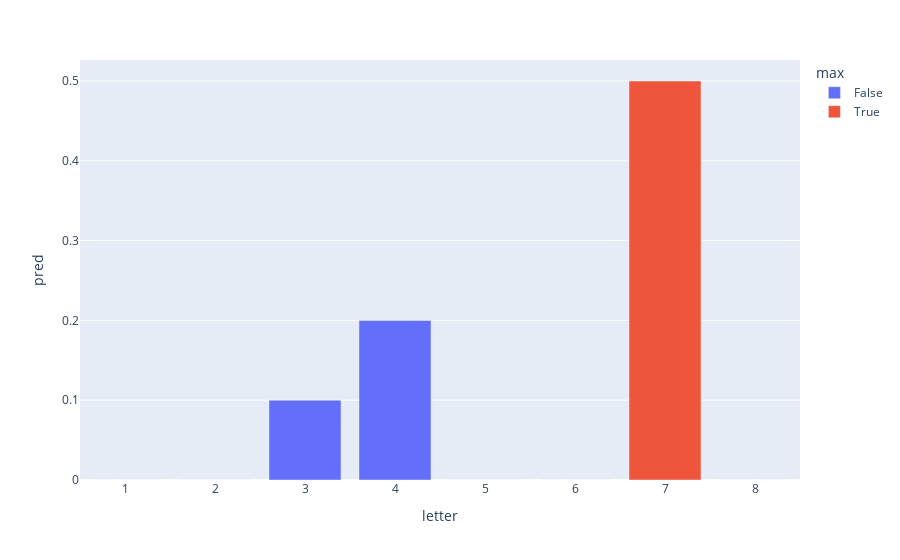

Write notebook code for a chart like this one.
### Code cell
fig

### Figure 1 — Plotly figure (JSON) as saved in the notebook; plotly's stock layout.template omitted (floating-point values rounded to 4 significant figures)
{"data": [{"alignmentgroup": "True", "hovertemplate": "max=False<br>letter=%{x}<br>pred=%{y}<extra></extra>", "legendgroup": "False", "marker": {"color": "#636efa"}, "name": "False", "offsetgroup": "False", "orientation": "v", "showlegend": true, "textposition": "auto", "type": "bar", "x": [1, 2, 3, 8, 5, 6, 4], "xaxis": "x", "y": [0, 0, 0.1, 0, 0, 0, 0.2], "yaxis": "y"}, {"alignmentgroup": "True", "hovertemplate": "max=True<br>letter=%{x}<br>pred=%{y}<extra></extra>", "legendgroup": "True", "marker": {"color": "#EF553B"}, "name": "True", "offsetgroup": "True", "orientation": "v", "showlegend": true, "textposition": "auto", "type": "bar", "x": [7], "xaxis": "x", "y": [0.5], "yaxis": "y"}], "layout": {"barmode": "relative", "legend": {"title": {"text": "max"}, "tracegroupgap": 0}, "margin": {"t": 60}, "xaxis": {"anchor": "y", "domain": [0, 1], "title": {"text": "letter"}}, "yaxis": {"anchor": "x", "domain": [0, 1], "title": {"text": "pred"}}}}
